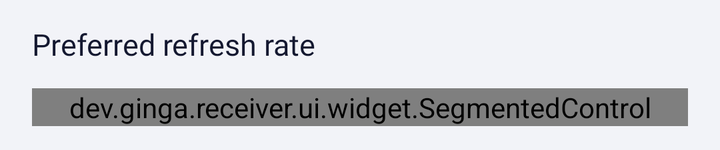
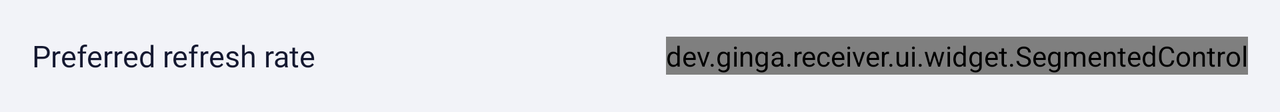

First picture: res/layout/ on a phone held upright. Second picture: the repository's own variant of that layout, on a device whose configuration matches the variant's folder. Source for both follows.
<!-- AndroidManifest.xml: application theme Theme.Ginga.System -->
<!-- res/layout/settings_refresh_row.xml -->
<?xml version="1.0" encoding="utf-8"?>
<LinearLayout xmlns:android="http://schemas.android.com/apk/res/android"
    style="@style/Widget.Ginga.Row"
    android:layout_width="match_parent"
    android:layout_height="wrap_content"
    android:gravity="start"
    android:orientation="vertical">

    <TextView
        style="@style/Ginga.Text.Body"
        android:layout_width="wrap_content"
        android:layout_height="wrap_content"
        android:labelFor="@id/refresh"
        android:text="@string/preferred_refresh" />

    <dev.ginga.receiver.ui.widget.SegmentedControl
        android:id="@+id/refresh"
        android:layout_width="match_parent"
        android:layout_height="wrap_content"
        android:layout_marginTop="@dimen/ginga_space_3" />
</LinearLayout>
<!-- resources referenced by this layout -->
<resources>
  <dimen name="ginga_space_3">12dp</dimen>
  <string name="preferred_refresh">Preferred refresh rate</string>
  <style name="Ginga.Text.Body">
          <item name="android:textAppearance">@style/TextAppearance.Ginga.Body</item>
          <item name="android:lineHeight">22sp</item>
      </style>
  <style name="Widget.Ginga.Row" parent="">
          <item name="android:minHeight">56dp</item>
          <item name="android:orientation">horizontal</item>
          <item name="android:gravity">center_vertical</item>
          <item name="android:paddingStart">@dimen/ginga_space_4</item>
          <item name="android:paddingEnd">@dimen/ginga_space_4</item>
          <item name="android:paddingTop">@dimen/ginga_space_3</item>
          <item name="android:paddingBottom">@dimen/ginga_space_3</item>
      </style>
  <style name="Theme.Ginga.System" parent="Theme.Ginga.Light" />
  <style name="TextAppearance.Ginga.Body" parent="TextAppearance.Ginga.FontSans">
          <item name="android:textSize">15sp</item>
      </style>
  <dimen name="ginga_space_4">16dp</dimen>
  <style name="TextAppearance.Ginga.FontSans" parent="">
          <item name="android:fontFamily">@font/figtree</item>
          <item name="android:textColor">?attr/gingaInk</item>
      </style>
  <color name="ginga_cobalt_light">#FF2E47F5</color>
  <color name="ginga_on_cobalt_light">#FFFFFFFF</color>
  <color name="ginga_cobalt_brand_light">#FF2E47F5</color>
  <color name="ginga_cobalt_soft_light">#FFE3E7FE</color>
  <color name="ginga_bg_light">#FFF2F3F8</color>
  <color name="ginga_surface_light">#FFFFFFFF</color>
  <color name="ginga_surface_2_light">#FFE8EAF3</color>
  <color name="ginga_ink_light">#FF141830</color>
  <color name="ginga_ink_muted_light">#FF565B78</color>
  <color name="ginga_line_light">#FFDCDFEA</color>
  <color name="ginga_star_light">#FFF2A900</color>
  <color name="ginga_success_light">#FF138A52</color>
  <color name="ginga_warning_light">#FFB26A00</color>
  <color name="ginga_danger_light">#FFC23B3B</color>
  <color name="ginga_cosmos_light">#FF0A0C1C</color>
  <color name="ginga_stardust_light">#FFF2F3F8</color>
  <!-- drawable ic_ginga_monogram (drawable) -->
  <?xml version="1.0" encoding="utf-8"?>
  <vector xmlns:android="http://schemas.android.com/apk/res/android"
      android:width="28dp"
      android:height="28dp"
      android:viewportWidth="120"
      android:viewportHeight="120">
      <group android:translateX="4" android:translateY="-1">
          <path
              android:pathData="M42,16 L70,16 A16,16 0 0 1 86,32 L86,54 A16,16 0 0 1 70,70 L42,70 A16,16 0 0 1 26,54 L26,32 A16,16 0 0 1 42,16 Z"
              android:strokeColor="#141830"
              android:strokeWidth="12" />
          <path
              android:pathData="M86,44 V80 Q86,106 58,106 Q42,106 32,96"
              android:strokeColor="#2E47F5"
              android:strokeLineCap="round"
              android:strokeWidth="12" />
          <group android:translateX="56" android:translateY="43" android:scaleX="0.9" android:scaleY="0.9">
              <path
                  android:fillColor="#F2A900"
                  android:pathData="M0,-10C1.2,-2.4 2.4,-1.2 10,0C2.4,1.2 1.2,2.4 0,10C-1.2,2.4 -2.4,1.2 -10,0C-2.4,-1.2 -1.2,-2.4 0,-10Z" />
          </group>
      </group>
  </vector>
  <!-- drawable g_seg_thumb (drawable) -->
  <?xml version="1.0" encoding="utf-8"?>
  <shape xmlns:android="http://schemas.android.com/apk/res/android" android:shape="rectangle">
      <solid android:color="?attr/gingaSurface" />
      <corners android:radius="9dp" />
  </shape>
  <!-- some entries are left out for length -->
</resources>
<!-- res/layout-w600dp/settings_refresh_row.xml (the repository's variant of the layout above) -->
<!-- drawn on the phone turned sideways -->
<?xml version="1.0" encoding="utf-8"?>
<LinearLayout xmlns:android="http://schemas.android.com/apk/res/android"
    style="@style/Widget.Ginga.Row"
    android:layout_width="match_parent"
    android:layout_height="wrap_content">

    <TextView
        style="@style/Ginga.Text.Body"
        android:layout_width="0dp"
        android:layout_height="wrap_content"
        android:layout_weight="1"
        android:labelFor="@id/refresh"
        android:text="@string/preferred_refresh" />

    <dev.ginga.receiver.ui.widget.SegmentedControl
        android:id="@+id/refresh"
        android:layout_width="wrap_content"
        android:layout_height="wrap_content"
        android:layout_marginStart="@dimen/ginga_space_3" />
</LinearLayout>
